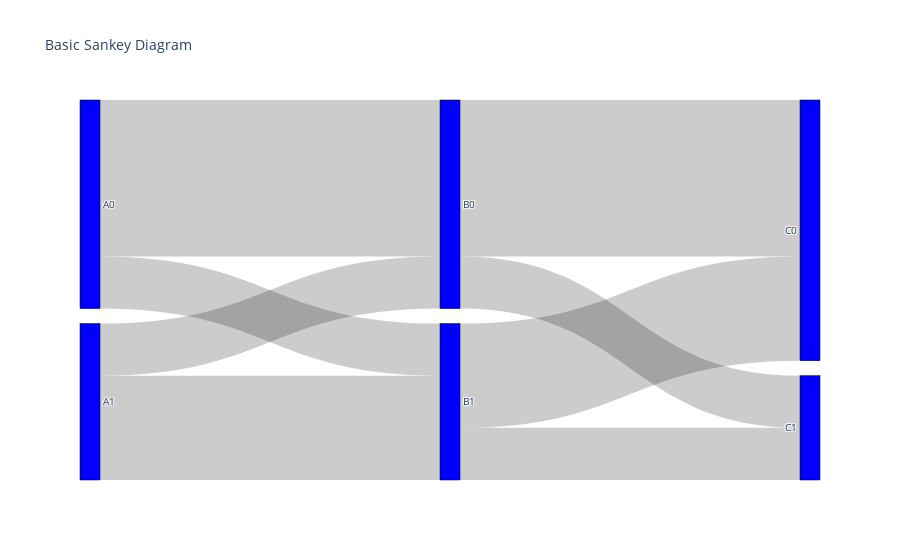

Here is the notebook cell this chart was saved with:
### Markdown cell above
## Sankey donde se tomo la prueba

### Code cell
fig = go.Figure(data=[go.Sankey(
    node = dict(
      pad = 15,
      thickness = 20,
      line = dict(color = "black", width = 0.5),
      label = ["A0", "A1", "B0", "B1", "C0", "C1","D0","D1"],
      #         0      1     2     3     4     5   6     7
      color = "blue"
    ),
    link = dict(
      source = [0, 1, 0, 1, 2, 3, 3, 2], # indices correspond to labels, eg A1, A2, A1, B1, ...
      target = [2, 3, 3, 2, 4, 4, 5, 5],
      value =  [6, 4, 2, 2, 6, 4, 2, 2]
  ))])

fig.update_layout(title_text="Basic Sankey Diagram", font_size=10)
fig.show()

### Figure 1 — Plotly figure (JSON) as saved in the notebook; plotly's stock layout.template omitted (floating-point values rounded to 4 significant figures)
{"data": [{"link": {"source": [0, 1, 0, 1, 2, 3, 3, 2], "target": [2, 3, 3, 2, 4, 4, 5, 5], "value": [6, 4, 2, 2, 6, 4, 2, 2]}, "node": {"color": "blue", "label": ["A0", "A1", "B0", "B1", "C0", "C1", "D0", "D1"], "line": {"color": "black", "width": 0.5}, "pad": 15, "thickness": 20}, "type": "sankey"}], "layout": {"font": {"size": 10}, "title": {"text": "Basic Sankey Diagram"}}}
